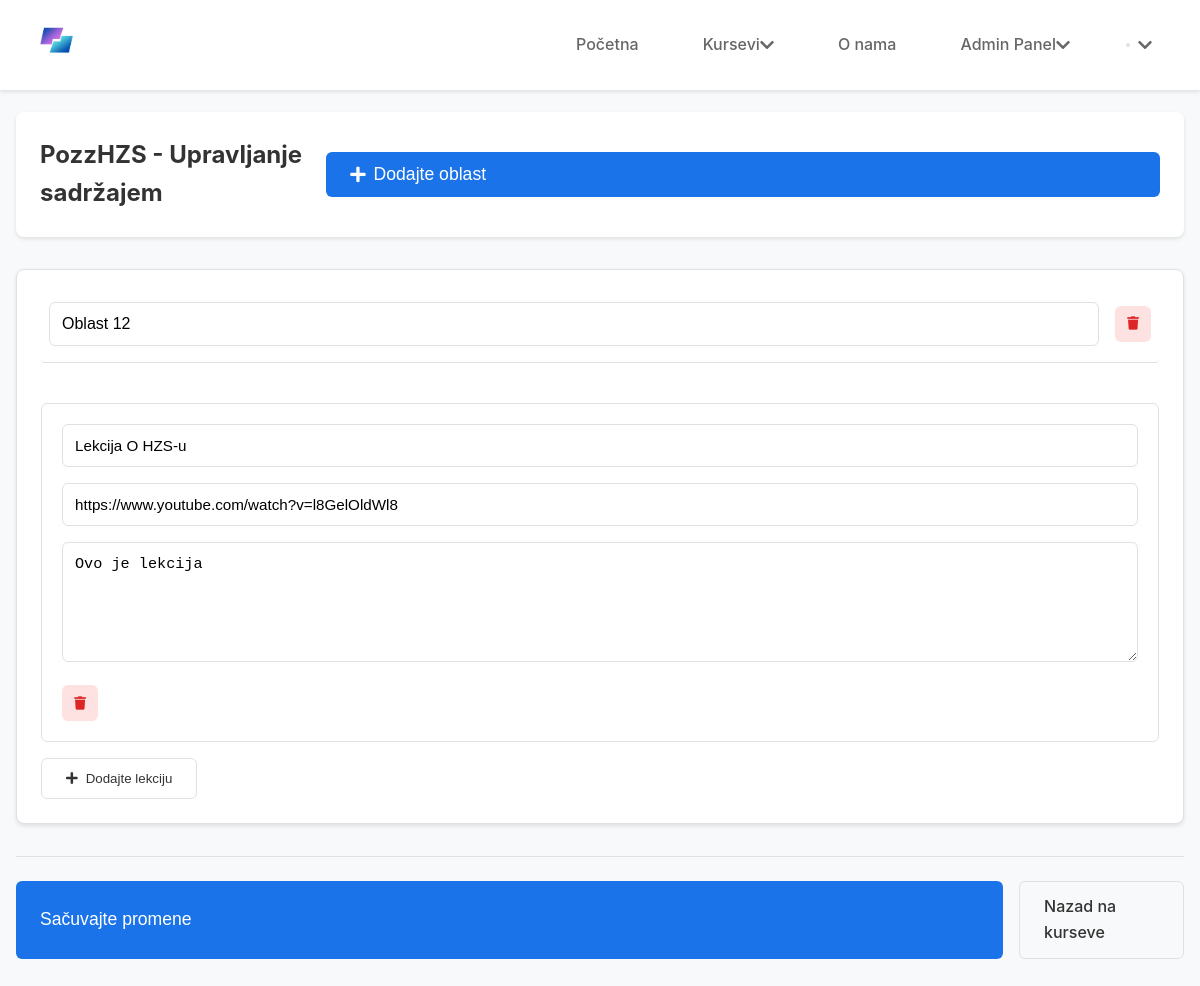
The app's page /custom-admin/course/pozzhzs/content/ (signed in) with its own data.
### myapp/models.py (models this page shows, shortened)
class Course(models.Model):
    LANGUAGE_CHOICES = [
        ('en', 'Engleski'),
        ('sr', 'Srpski'),
        ('de', 'Nemački'),
        ('fr', 'Francuski'),
        ('es', 'Španski')
    ]
    STATUS_CHOICES = [
        ('draft', 'Draft'),
        ('published', 'Published')
    ]
    title = models.CharField(max_length=200)
    slug = models.SlugField(unique=True)
    description = models.TextField()
    topic = models.ForeignKey(Topic, on_delete=models.CASCADE)
    instructor = models.ForeignKey(User, on_delete=models.CASCADE)
    created_at = models.DateTimeField(auto_now_add=True)
    updated_at = models.DateTimeField(auto_now=True)
    language = models.CharField(max_length=2, choices=LANGUAGE_CHOICES, default='en')
    status = models.CharField(max_length=10, choices=STATUS_CHOICES, default='draft')
    is_free = models.BooleanField(default=False)
    price = models.DecimalField(max_digits=10, decimal_places=2, default=0.00)
    image = models.ImageField(upload_to='course_images/')
    enrolled_students = models.ManyToManyField(User, through='CourseEnrollment', related_name='enrolled_courses')
    is_featured = models.BooleanField(default=False)

class CourseSection(models.Model):
    course = models.ForeignKey(Course, on_delete=models.CASCADE)
    title = models.CharField(max_length=200)
    order = models.IntegerField(default=0)
    class Meta:
        ordering = ['order']

class Lesson(models.Model):
    section = models.ForeignKey(CourseSection, on_delete=models.CASCADE)
    title = models.CharField(max_length=200)
    content = models.TextField()
    video_url = models.URLField(blank=True, null=True)
    order = models.IntegerField(default=0)
    class Meta:
        ordering = ['order']

### myapp/views.py (the view, shortened to what this page needs)
# urls.py: path('custom-admin/course/<slug:slug>/content/', views.admin_course_content, name='admin_course_content'),
@user_passes_test(lambda u: u.is_staff)
def admin_course_content(request, slug):
    course = get_object_or_404(Course, slug=slug, instructor=request.user)
    sections = CourseSection.objects.filter(course=course).prefetch_related('lesson_set')
    context = {
        'course': course,
        'sections': sections
    }
    return render(request, 'custom_admin/course_content.html', context)

### myapp/templates/custom_admin/course_content.html (shortened to what this page needs)
{% extends "base.html" %}
{% block content %}
<div class="course-content-container">
    <div class="content-header">
        <h2>{{ course.title }} - Upravljanje sadržajem</h2>
        <button onclick="addSection()" class="btn-primary">
            <i class="fas fa-plus"></i> Dodajte oblast
        </button>
    </div>
    <form method="POST" class="content-form">
        <div id="sections-container">
            {% for section in sections %}
            <div class="section-item">
                <div class="section-header">
                    <input type="text" name="section_title[]" value="{{ section.title }}" placeholder="Naziv oblasti" required>
                    <button type="button" onclick="removeSection(this)" class="btn-danger">
                        <i class="fas fa-trash"></i>
                    </button>
                </div>
                <div class="lessons-container">
                    {% for lesson in section.lesson_set.all %}
                    <div class="lesson-item">
                        <input type="text" name="lesson_title[{{ forloop.parentloop.counter0 }}][]"
                               value="{{ lesson.title }}" placeholder="Naziv lekcije" required>
                        <input type="url" name="lesson_video[{{ forloop.parentloop.counter0 }}][]"
                               value="{{ lesson.video_url }}" placeholder="Video URL">
                        <textarea name="lesson_content[{{ forloop.parentloop.counter0 }}][]"
                                  placeholder="Sadržaj lekcije">{{ lesson.content }}</textarea>
                        <button type="button" onclick="removeLesson(this)" class="btn-danger">
                            <i class="fas fa-trash"></i>
                        </button>
                    </div>
                    {% endfor %}
                </div>
                <button type="button" onclick="addLesson(this)" class="btn-secondary">
                    <i class="fas fa-plus"></i> Dodajte lekciju
                </button>
            </div>
            {% endfor %}
        </div>
        <div class="form-actions">
            <button type="submit" class="btn-primary">Sačuvajte promene</button>
            <a href="{% url 'admin_courses' %}" class="btn-secondary">Nazad na kurseve</a>
        </div>
    </form>
</div>
{% endblock %}

### myapp/static/css/base.css (style rules this page uses)
*, *::before, *::after { margin: 0; padding: 0; box-sizing: border-box; }
:root { --primary-color: #1a73e8; --secondary-color: #8534a8; --text-primary: #333; --text-secondary: #666; --background-light: #f8f9fa; --background-dark: #212529; --border-color: #dee2e6; --shadow-sm: 0 2px 4px rgba(0,0,0,0.1); --shadow-md: 0 4px 6px rgba(0,0,0,0.1); --transition: all 0.3s ease; }
body { font-family: 'Inter', -apple-system, BlinkMacSystemFont, sans-serif; line-height: 1.6; color: var(--text-primary); background: var(--background-light); margin-top: 80px; }

### myapp/static/css/index.css (style rules this page uses)
.section-header { display: flex; justify-content: space-between; align-items: center; margin-bottom: 2rem; padding: 0 1rem; }

### myapp/static/css/course_detail.css (style rules this page uses)
.btn-primary { width: 100%; padding: 1rem 2rem; font-size: 1.1rem; text-align: center; background: var(--primary-color); color: white; border: none; border-radius: 8px; cursor: pointer; transition: all 0.2s ease; }
.section-header { padding: 1rem; background: var(--bg-secondary); display: flex; justify-content: space-between; align-items: center; }

### myapp/static/css/course_content.css (style rules this page uses)
.section-header { padding: 0.5rem; background: var(--bg-secondary); border-radius: 4px; margin-bottom: 0.5rem; }

### myapp/static/css/dashboard.css (style rules this page uses)
.btn-primary { display: inline-flex; align-items: center; gap: 0.5rem; padding: 0.75rem 1.5rem; background: var(--primary-color); color: white; border: none; border-radius: 6px; font-weight: 500; text-decoration: none; transition: all 0.2s; }
.section-item { background: var(--bg-secondary); border-radius: 8px; padding: 1.5rem; margin-bottom: 1rem; border: 1px solid var(--border-color); }
.section-header input[type="text"] { flex: 1; padding: 0.75rem 1rem; border: 1px solid var(--border-color); border-radius: 6px; font-size: 1rem; }
.lesson-item { background: white; border-radius: 6px; padding: 1.25rem; margin: 1rem 0; border: 1px solid var(--border-color); }
.lesson-item input[type="text"], .lesson-item textarea { width: 100%; margin-bottom: 1rem; padding: 0.75rem; border: 1px solid var(--border-color); border-radius: 6px; font-size: 0.95rem; }
.lesson-item textarea { min-height: 120px; margin-bottom: 0.5rem; }
.form-actions { display: flex; justify-content: flex-end; gap: 1rem; margin-top: 2rem; padding-top: 1.5rem; border-top: 1px solid var(--border-color); }
.btn-primary { padding: 0.75rem 2rem; background: var(--primary-color); color: white; border: none; border-radius: 6px; font-weight: 500; cursor: pointer; transition: all 0.2s ease; }
.btn-secondary { padding: 0.75rem 2rem; background: white; color: var(--text-primary); border: 1px solid var(--border-color); border-radius: 6px; font-weight: 500; cursor: pointer; text-decoration: none; transition: all 0.2s ease; }

### records on screen
Course: title "PozzHZS"
CourseSection: title "Oblast 12"
Lesson: title "Lekcija O HZS-u", video_url "https://www.youtube.com/watch?v=l8GelOldWl8", content "Ovo je lekcija"
